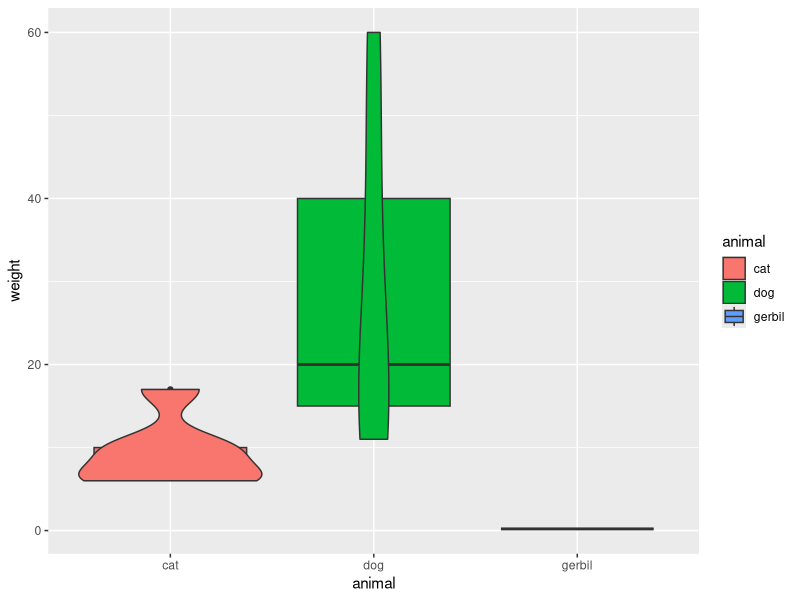

Generate this figure with R:
library(ggplot2)
pets <- read.csv("data/pets.csv")

ggplot(pets, aes(x = animal, y = weight, fill = animal)) + 
  # 박스 플롯과 바이올린 플롯을 서로 다른 레이어로 출력하세요.
  geom_boxplot() + 
  geom_violin()

